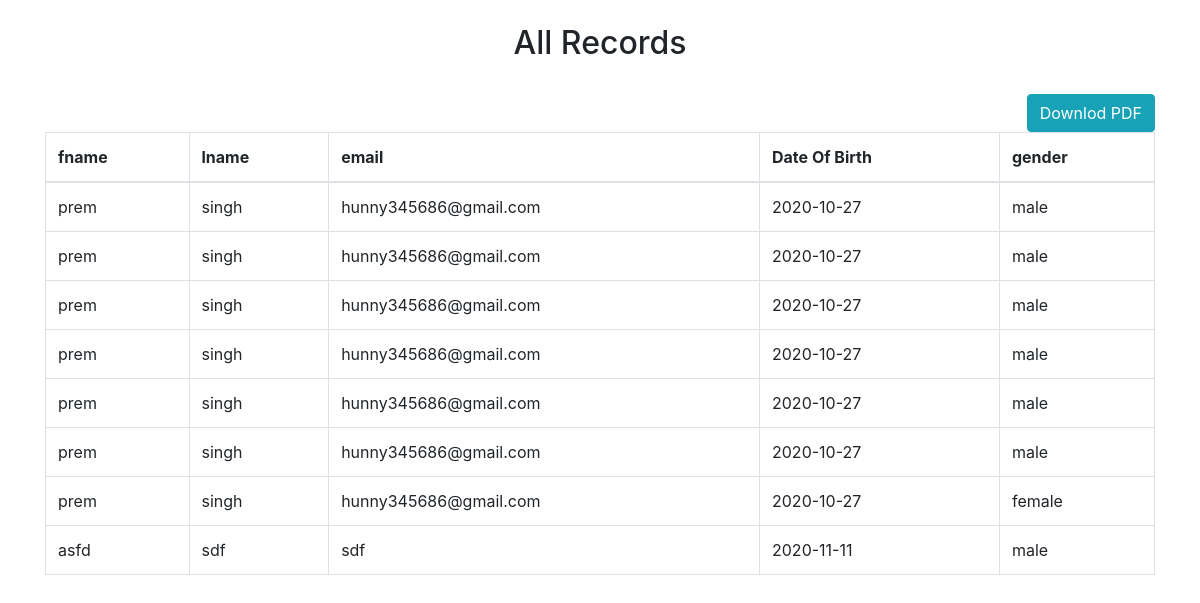
Screenshot of /insert.php with the database file from the repository.
### tables this page shows
CREATE TABLE `datatable` (
  `id` int(11) NOT NULL,
  `fname` varchar(55) NOT NULL,
  `lname` varchar(55) NOT NULL,
  `email` varchar(55) NOT NULL,
  `gender` varchar(55) NOT NULL,
  `dob` date DEFAULT NULL
);

### insert.php (the view, shortened to what this page needs)
<?php
	$mysql_hostname="localhost" ;
	$mysql_user="root" ;
	$mysql_password="" ;
	$mysql_database="task" ;
    $con = mysqli_connect( $mysql_hostname, $mysql_user, $mysql_password, $mysql_database );
?>
<!DOCTYPE html>
<html lang="en">
<head>
    <link rel="stylesheet" href="https://maxcdn.bootstrapcdn.com/bootstrap/4.5.2/css/bootstrap.min.css">
</head>
<body>
	<?php
 $result = mysqli_query($con,"SELECT * FROM `datatable`");
 ?>
 <div class="container"><br>
 	<h2 class="text-center">All Records</h2><br>
 	<button class="btn btn-info float-right" id="btnExport">Downlod PDF</button>
		<table id="table_id" class="display table table-bordered" cellspacing="0" width="100%">
        <thead>
            <tr>
				<th>fname</th>
				<th>lname</th>
				<th>email</th>
				<th>Date Of Birth</th>
				<th>gender</th>
			</tr>
        </thead>
        <?php while ($row = mysqli_fetch_array($result)) { ?>
        <tr>
        	<td><?= $row['fname'] ?></td>
        	<td><?= $row['lname'] ?></td>
        	<td><?= $row['email'] ?></td>
        	<td><?= $row['dob'] ?></td>
        	<td><?= $row['gender'] ?></td>
        </tr>
     <?php } ?>
    </table>
    </div>
</body>
</html>

### rows the page displays
datatable: fname "prem", lname "singh", email "hunny345686@gmail.com", dob "2020-10-27", gender "male"
datatable: fname "prem", lname "singh", email "hunny345686@gmail.com", dob "2020-10-27", gender "male"
datatable: fname "prem", lname "singh", email "hunny345686@gmail.com", dob "2020-10-27", gender "male"
datatable: fname "prem", lname "singh", email "hunny345686@gmail.com", dob "2020-10-27", gender "male"
datatable: fname "prem", lname "singh", email "hunny345686@gmail.com", dob "2020-10-27", gender "male"
datatable: fname "prem", lname "singh", email "hunny345686@gmail.com", dob "2020-10-27", gender "male"
datatable: fname "prem", lname "singh", email "hunny345686@gmail.com", dob "2020-10-27", gender "female"
datatable: fname "asfd", lname "sdf", email "sdf", dob "2020-11-11", gender "male"
